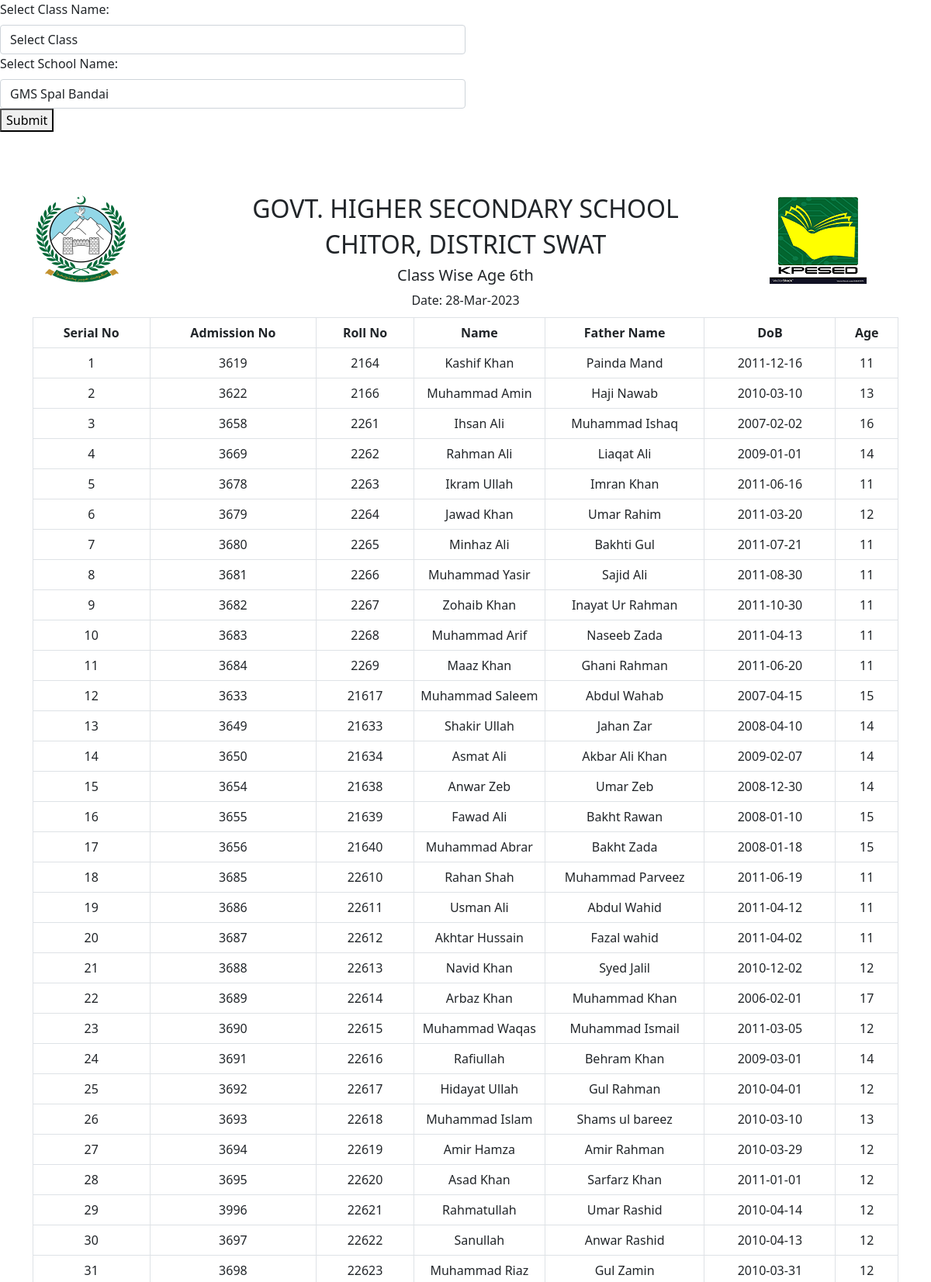
Screenshot of /class_wise_age.php (upper part) with the database file from the repository.
### tables this page shows
CREATE TABLE IF NOT EXISTS `students_info` (
  `Roll_No` int(11) NOT NULL,
  `Name` varchar(100) NOT NULL,
  `FName` varchar(100) NOT NULL,
  `Dob` date DEFAULT NULL,
  `Mobile_No` varchar(12) NOT NULL DEFAULT '03',
  `Admission_Date` date DEFAULT NULL,
  `Admission_No` int(6) DEFAULT NULL,
  `Father_Cnic` varchar(15) DEFAULT NULL,
  `Student_Form_B` varchar(15) DEFAULT NULL,
  `School` varchar(200) NOT NULL DEFAULT 'GHSS CHITOR',
  `Class` enum('5th','6th A','6th B','7th','8th A','8th B','8th','10th A','10th B','9th A','9th B','6th','7th A','7th B','4th','11th') NOT NULL,
  `Class_Position` varchar(20) DEFAULT NULL,
  `Status` int(11) NOT NULL DEFAULT '1',
  PRIMARY KEY (`Roll_No`),
  UNIQUE KEY `uniqe_adm` (`Admission_No`)
);

### class_wise_age.php (the view, shortened to what this page needs)
<?php
require_once 'sand_box.php';
$link=connect();
?>
<form action="#" method="GET">
<div class="form-row no-print">
<?php
  $selected_class='';
  Select_class($selected_class);
  Select_school($SCHOOL_SHOW);?>
</div>
<button class="no-print" type="submit" name="submit" class="btn btn-primary">
  Submit
</button>
</form>
<?php
if (isset($_GET['submit'])) {
    $class_name=$_GET['class_exam'];
    $class_name=str_replace('\'', '', $class_name);
} else {
    $class_name="6th";
}
Page_Header('Class wise age '.$class_name);
?>
</head>
<body>
<?php
if (isset($_GET['school'])) {
    $school_name=$_GET['school'];
    $school_name=str_replace('\'', '', $school_name);
} else {
    $school_name ='GHSS CHITOR';
}
?>
<div class="container">
    <div class="row m-t-1">
        <div class="log col-sm-2">
            <img src="./images/khyber.png" alt="khyber">
        </div>
        <div class="header text-center col-sm-8">
        <h2>GOVT. HIGHER SECONDARY SCHOOL </h2>
        <h2 >  CHITOR, DISTRICT SWAT  </h2>
        <h5>
           Class Wise Age
            <?php echo $class_name;  ?>
        </h5>
                     Date: <?php echo date('d-M-Y') ?>
        </div>
        <div class="logo2 col-sm-2">
        <img src="./images/kpesed.png" alt="kpesed.png">
        </div>
    </div>
</div>
<div class="container">
    <table class="table table-bordered" id="award-list">
        <thead>
    <tr>
        <th>Serial No</th>
        <th>Admission No </th>
        <th>Roll No </th>
        <th>Name </th>
        <th>Father Name</th>
        <th>DoB</th>
        <th>Age</th>
    </tr>
    <thead>
        <?php
        $q="Select * from students_info WHERE
              Class='$class_name'
              AND
              School='$school_name'
              AND
              Status='1' order by Roll_No ASC";
        $qr=mysqli_query($link, $q) or die('Error in Q 1'.mysqli_error($link));
        $i=1;
        while ($qfa=mysqli_fetch_assoc($qr)) {
            $age = calculate_age($qfa['Dob']);
                echo  '<tr>
                            <td>'.$i. '</td>
                            <td>'.$qfa['Admission_No'].'</td>
                            <td>'.$qfa['Roll_No'].'</td>
                            <td>'.$qfa['Name'].'</td>
                            <td>'.$qfa['FName'].'</td>
                            <td>'.$qfa['Dob'].'</td>
                            <td>'.$age.'</td>
                        </tr>';
            $i++;
        }
        ?>
    </table>
</div>
<?php Page_close(); ?>

### sand_box.php (shortened to what this page needs)
<?php
        $link=connect();
function Page_header($page_name)
{
    echo '<!DOCTYPE html>
<html lang="en">
        <title>'.$page_name.'</title>
        <meta charset="utf-8">
        <meta name="viewport" content="width=device-width, initial-scale=1">
        <link rel="stylesheet" href="css/bootstrap.min.css">
        <link rel="stylesheet" href="css/style.css">
        <link rel="stylesheet" href="css/bootstrap-icons.css">
        <link rel="stylesheet" href="css/print.css" media="print">
        <link rel="icon" type="image/png" sizes="16x16" href="images/favicon.ico">
        ';
}
function Page_close()
{
    echo'
    <script  src="js/bootstrap.bundle.min.js"></script>
    <script type="text/javascript" src="js/custom.js"></script>
    </body>
	</html>';
}
function Select_Single_Column_Array_data(
    $column_name,$table_name,$where_column,$where_value
) {
    $q="SELECT $column_name from $table_name WHERE $where_column=$where_value";
    global $link;
    $exe=mysqli_query($link, $q);
    $data=[];
    while ($exer=mysqli_fetch_assoc($exe)) {
        $value=$exer[$column_name];
        array_push($data, $value);
    }
    return $data;
}
function Select_class($selected_class)
{
    echo "
<div class='form-group col-md-6'>
	<label for='class_exam' class='form-label'>Select Class Name: </label>
              <select class='form-control' name='class_exam' id='class_name'
               required>
                <option value=''>Select Class </option>";
    echo "   </select>
      </div>
";
}
function Select_school($selected_school)
{
    $school_names_array=Select_Single_Column_Array_data(
        "Name", "schools", "Status", "1"
    );
    echo "
	<div class='form-group col-md-6'>
		<label for='school' class='form-label'>Select School Name: </label>
              <select class='form-control' name='school' id='school_name'
               required>
                <option value=''>Select School </option>";
    for ($i=0;$i<count($school_names_array);$i++) {
        echo "<option value='$school_names_array[$i]'";
        if ($selected_school==$school_names_array[$i]) {
            echo "selected";
        }
            echo"> $school_names_array[$i] </option> ";
    }
        echo "   </select>
    </div>
             ";
}
function Calculate_age($dob)
{
    $date = new DateTime($dob);
    $now = new DateTime();
    $interval = $now->diff($date);
    return $interval->y;
}
?>

### css/style.css (style rules this page uses)
table { text-align: center; margin: 10px auto; width: 90%; }
table td { max-width: 100px; }
.text-center { text-align: center; }
.m-t-1 { margin-top:80px; }

### rows the page displays
students_info: Admission_No "3619", Roll_No "2164", Name "Kashif Khan", FName "Painda Mand", Dob "2011-12-16", Dob "11"
students_info: Admission_No "3622", Roll_No "2166", Name "Muhammad Amin", FName "Haji Nawab", Dob "2010-03-10", Dob "13"
students_info: Admission_No "3658", Roll_No "2261", Name "Ihsan Ali", FName "Muhammad Ishaq", Dob "2007-02-02", Dob "16"
students_info: Admission_No "3669", Roll_No "2262", Name "Rahman Ali", FName "Liaqat Ali", Dob "2009-01-01", Dob "14"
students_info: Admission_No "3678", Roll_No "2263", Name "Ikram Ullah", FName "Imran Khan", Dob "2011-06-16", Dob "11"
students_info: Admission_No "3679", Roll_No "2264", Name "Jawad Khan", FName "Umar Rahim", Dob "2011-03-20", Dob "12"
students_info: Admission_No "3680", Roll_No "2265", Name "Minhaz Ali", FName "Bakhti Gul", Dob "2011-07-21", Dob "11"
students_info: Admission_No "3681", Roll_No "2266", Name "Muhammad Yasir", FName "Sajid Ali", Dob "2011-08-30", Dob "11"
students_info: Admission_No "3682", Roll_No "2267", Name "Zohaib Khan", FName "Inayat Ur Rahman", Dob "2011-10-30", Dob "11"
students_info: Admission_No "3683", Roll_No "2268", Name "Muhammad Arif", FName "Naseeb Zada", Dob "2011-04-13", Dob "11"
students_info: Admission_No "3684", Roll_No "2269", Name "Maaz Khan", FName "Ghani Rahman", Dob "2011-06-20", Dob "11"
students_info: Admission_No "3633", Roll_No "21617", Name "Muhammad Saleem", FName "Abdul Wahab", Dob "2007-04-15", Dob "15"
students_info: Admission_No "3649", Roll_No "21633", Name "Shakir Ullah", FName "Jahan Zar", Dob "2008-04-10", Dob "14"
students_info: Admission_No "3650", Roll_No "21634", Name "Asmat Ali", FName "Akbar Ali Khan", Dob "2009-02-07", Dob "14"
students_info: Admission_No "3654", Roll_No "21638", Name "Anwar Zeb", FName "Umar Zeb", Dob "2008-12-30", Dob "14"
students_info: Admission_No "3655", Roll_No "21639", Name "Fawad Ali", FName "Bakht Rawan", Dob "2008-01-10", Dob "15"
students_info: Admission_No "3656", Roll_No "21640", Name "Muhammad Abrar", FName "Bakht Zada", Dob "2008-01-18", Dob "15"
students_info: Admission_No "3685", Roll_No "22610", Name "Rahan Shah", FName "Muhammad Parveez", Dob "2011-06-19", Dob "11"
students_info: Admission_No "3686", Roll_No "22611", Name "Usman Ali", FName "Abdul Wahid", Dob "2011-04-12", Dob "11"
students_info: Admission_No "3687", Roll_No "22612", Name "Akhtar Hussain", FName "Fazal wahid", Dob "2011-04-02", Dob "11"
students_info: Admission_No "3688", Roll_No "22613", Name "Navid Khan", FName "Syed Jalil", Dob "2010-12-02", Dob "12"
students_info: Admission_No "3689", Roll_No "22614", Name "Arbaz Khan", FName "Muhammad Khan", Dob "2006-02-01", Dob "17"
students_info: Admission_No "3690", Roll_No "22615", Name "Muhammad Waqas", FName "Muhammad Ismail", Dob "2011-03-05", Dob "12"
students_info: Admission_No "3691", Roll_No "22616", Name "Rafiullah", FName "Behram Khan", Dob "2009-03-01", Dob "14"
students_info: Admission_No "3692", Roll_No "22617", Name "Hidayat Ullah", FName "Gul Rahman", Dob "2010-04-01", Dob "12"
students_info: Admission_No "3693", Roll_No "22618", Name "Muhammad Islam", FName "Shams ul bareez", Dob "2010-03-10", Dob "13"
students_info: Admission_No "3694", Roll_No "22619", Name "Amir Hamza", FName "Amir Rahman", Dob "2010-03-29", Dob "12"
students_info: Admission_No "3695", Roll_No "22620", Name "Asad Khan", FName "Sarfarz Khan", Dob "2011-01-01", Dob "12"
students_info: Admission_No "3996", Roll_No "22621", Name "Rahmatullah", FName "Umar Rashid", Dob "2010-04-14", Dob "12"
students_info: Admission_No "3697", Roll_No "22622", Name "Sanullah", FName "Anwar Rashid", Dob "2010-04-13", Dob "12"
students_info: Admission_No "3698", Roll_No "22623", Name "Muhammad Riaz", FName "Gul Zamin", Dob "2010-03-31", Dob "12"

### other values shown
$class_name "6th"
form field school "GMS Spal Bandai"
